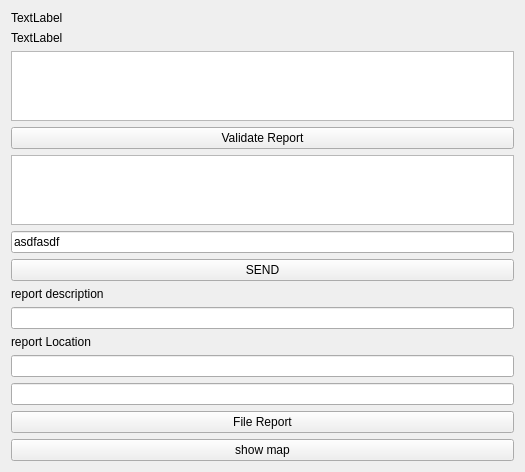
<?xml version="1.0" encoding="UTF-8"?>
<ui version="4.0">
 <class>DriverWindow</class>
 <widget class="QWidget" name="DriverWindow">
  <property name="geometry">
   <rect>
    <x>0</x>
    <y>0</y>
    <width>525</width>
    <height>419</height>
   </rect>
  </property>
  <property name="windowTitle">
   <string>DriverWindow</string>
  </property>
  <layout class="QVBoxLayout" name="verticalLayout">
   <item>
    <widget class="QLabel" name="scoreLabel">
     <property name="text">
      <string>TextLabel</string>
     </property>
    </widget>
   </item>
   <item>
    <widget class="QLabel" name="locationLabel">
     <property name="text">
      <string>TextLabel</string>
     </property>
    </widget>
   </item>
   <item>
    <widget class="QListWidget" name="listReports"/>
   </item>
   <item>
    <widget class="QPushButton" name="validateReportButton">
     <property name="text">
      <string>Validate Report</string>
     </property>
    </widget>
   </item>
   <item>
    <widget class="QListWidget" name="chatList"/>
   </item>
   <item>
    <widget class="QLineEdit" name="chatLine">
     <property name="text">
      <string>asdfasdf</string>
     </property>
     <property name="placeholderText">
      <string>asdf</string>
     </property>
    </widget>
   </item>
   <item>
    <widget class="QPushButton" name="chatButton">
     <property name="text">
      <string>SEND</string>
     </property>
    </widget>
   </item>
   <item>
    <widget class="QLabel" name="label_2">
     <property name="text">
      <string>report description</string>
     </property>
    </widget>
   </item>
   <item>
    <widget class="QLineEdit" name="reportDescriptionLine"/>
   </item>
   <item>
    <widget class="QLabel" name="label_3">
     <property name="text">
      <string>report Location</string>
     </property>
    </widget>
   </item>
   <item>
    <widget class="QLineEdit" name="reportLineX"/>
   </item>
   <item>
    <widget class="QLineEdit" name="reportLineY"/>
   </item>
   <item>
    <widget class="QPushButton" name="fileReportB">
     <property name="text">
      <string>File Report</string>
     </property>
    </widget>
   </item>
   <item>
    <widget class="QPushButton" name="showMapButton">
     <property name="text">
      <string>show map</string>
     </property>
    </widget>
   </item>
  </layout>
 </widget>
 <resources/>
 <connections/>
</ui>
